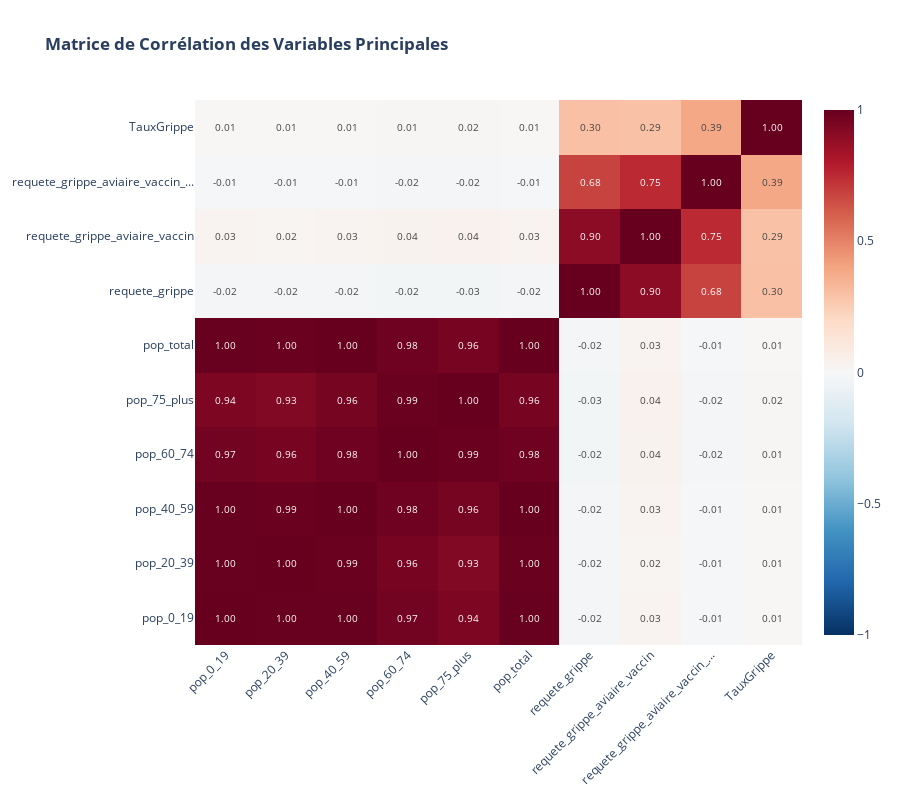

The notebook cell this image was saved under:
### Markdown cell above
#### <span style="color: green;">Analyse multivariée</span>

### Code cell
# Matrice de Corrélation des Variables Numériques Principales
# Variables pertinentes pour l'analyse
corr_cols = vars + ['TauxGrippe']

corr_matrix = df[corr_cols].corr()
# Abréviation des noms trop longs
# Si le nom fait plus de 30 caractères, on garde les 30 premiers + "..."
short_labels = [col[:30] + '...' if len(col) >= 30 else col for col in corr_matrix.columns]
#short_labels = corr_matrix.columns.tolist()
# Création de la Heatmap Plotly
fig = go.Figure(data=go.Heatmap(
    z=corr_matrix.values,
    x=short_labels,
    y=short_labels,
    colorscale='RdBu',      # Echelle Rouge-Bleu
    reversescale=True,      # On inverse pour avoir Rouge = Corrélation Positive (Hot)
    zmin=-1, zmax=1,        # Bornes fixes entre -1 et 1
    text=corr_matrix.values, # Les valeurs brutes
    texttemplate="%{text:.2f}", # Format d'affichage (2 décimales) sur les cases
    textfont={"size": 10}
))
# Mise en forme
fig.update_layout(
    title='<b>Matrice de Corrélation des Variables Principales</b>',
    width=900,
    height=800,
    template='plotly_white',
    xaxis=dict(tickangle=-45) # Inclinaison des labels pour la lisibilité
)

fig.show()

### Figure 1 — Plotly figure (JSON) as saved in the notebook; plotly's stock layout.template omitted (floating-point values rounded to 4 significant figures)
{"data": [{"colorscale": [[0, "rgb(103,0,31)"], [0.1, "rgb(178,24,43)"], [0.2, "rgb(214,96,77)"], [0.3, "rgb(244,165,130)"], [0.4, "rgb(253,219,199)"], [0.5, "rgb(247,247,247)"], [0.6, "rgb(209,229,240)"], [0.7, "rgb(146,197,222)"], [0.8, "rgb(67,147,195)"], [0.9, "rgb(33,102,172)"], [1, "rgb(5,48,97)"]], "reversescale": true, "text": [[1.0, 0.997, 0.9971, 0.969, 0.942, 0.9979, -0.02077, 0.02516, -0.01063, 0.009679], [0.997, 1.0, 0.995, 0.958, 0.9274, 0.9953, -0.01821, 0.02263, -0.008968, 0.006752], [0.9971, 0.995, 1.0, 0.9805, 0.959, 0.9998, -0.02235, 0.0258, -0.01403, 0.009321], [0.969, 0.958, 0.9805, 1.0, 0.9938, 0.9807, -0.02492, 0.03512, -0.0201, 0.01402], [0.942, 0.9274, 0.959, 0.9938, 1.0, 0.9585, -0.02518, 0.03942, -0.02094, 0.01658], [0.9979, 0.9953, 0.9998, 0.9807, 0.9585, 1.0, -0.02133, 0.02682, -0.01287, 0.009727], [-0.02077, -0.01821, -0.02235, -0.02492, -0.02518, -0.02133, 1.0, 0.9016, 0.6816, 0.2996], [0.02516, 0.02263, 0.0258, 0.03512, 0.03942, 0.02682, 0.9016, 1.0, 0.7501, 0.2943], [-0.01063, -0.008968, -0.01403, -0.0201, -0.02094, -0.01287, 0.6816, 0.7501, 1.0, 0.3894], [0.009679, 0.006752, 0.009321, 0.01402, 0.01658, 0.009727, 0.2996, 0.2943, 0.3894, 1.0]], "textfont": {"size": 10}, "texttemplate": "%{text:.2f}", "type": "heatmap", "x": ["pop_0_19", "pop_20_39", "pop_40_59", "pop_60_74", "pop_75_plus", "pop_total", "requete_grippe", "requete_grippe_aviaire_vaccin", "requete_grippe_aviaire_vaccin_...", "TauxGrippe"], "y": ["pop_0_19", "pop_20_39", "pop_40_59", "pop_60_74", "pop_75_plus", "pop_total", "requete_grippe", "requete_grippe_aviaire_vaccin", "requete_grippe_aviaire_vaccin_...", "TauxGrippe"], "z": [[1.0, 0.997, 0.9971, 0.969, 0.942, 0.9979, -0.02077, 0.02516, -0.01063, 0.009679], [0.997, 1.0, 0.995, 0.958, 0.9274, 0.9953, -0.01821, 0.02263, -0.008968, 0.006752], [0.9971, 0.995, 1.0, 0.9805, 0.959, 0.9998, -0.02235, 0.0258, -0.01403, 0.009321], [0.969, 0.958, 0.9805, 1.0, 0.9938, 0.9807, -0.02492, 0.03512, -0.0201, 0.01402], [0.942, 0.9274, 0.959, 0.9938, 1.0, 0.9585, -0.02518, 0.03942, -0.02094, 0.01658], [0.9979, 0.9953, 0.9998, 0.9807, 0.9585, 1.0, -0.02133, 0.02682, -0.01287, 0.009727], [-0.02077, -0.01821, -0.02235, -0.02492, -0.02518, -0.02133, 1.0, 0.9016, 0.6816, 0.2996], [0.02516, 0.02263, 0.0258, 0.03512, 0.03942, 0.02682, 0.9016, 1.0, 0.7501, 0.2943], [-0.01063, -0.008968, -0.01403, -0.0201, -0.02094, -0.01287, 0.6816, 0.7501, 1.0, 0.3894], [0.009679, 0.006752, 0.009321, 0.01402, 0.01658, 0.009727, 0.2996, 0.2943, 0.3894, 1.0]], "zmax": 1, "zmin": -1}], "layout": {"height": 800, "title": {"text": "<b>Matrice de Corrélation des Variables Principales</b>"}, "width": 900, "xaxis": {"tickangle": -45}}}
